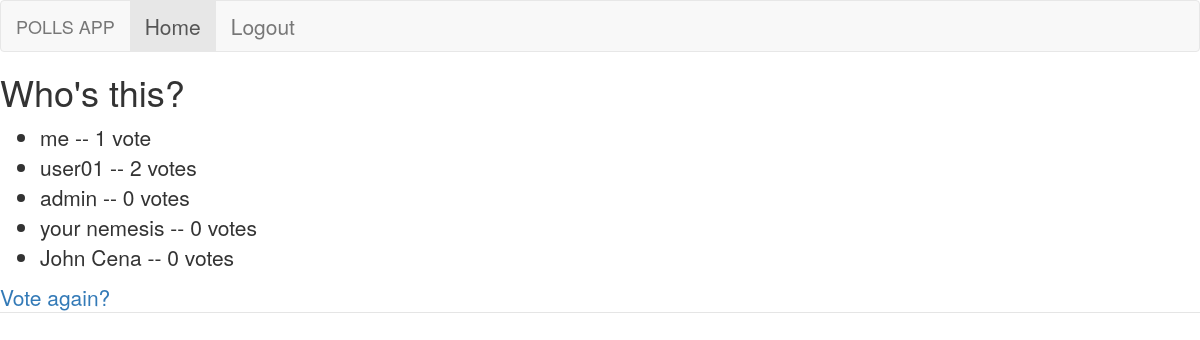
Screenshot of /polls/2/results/ (signed in) with the database file from the repository.
### polls/models.py (models this page shows, shortened)
class Question(models.Model):
    question_text = models.CharField(max_length=200)
    pub_date = models.DateTimeField('date published')

class Choice(models.Model):
    question = models.ForeignKey(Question, on_delete=models.CASCADE)
    choice_text = models.CharField(max_length=200)
    votes = models.IntegerField(default=0)

### polls/views.py (the view)
# urls.py: path('<int:pk>/results/', views.ResultsView.as_view(), name='results'),
class ResultsView(LoginRequiredMixin, generic.DetailView):
    model = Question
    template_name = 'polls/results.html'

### polls/templates/polls/results.html (shortened to what this page needs)
<!DOCTYPE html>
<html lang="en">
<head>
  <link rel="stylesheet" href="https://maxcdn.bootstrapcdn.com/bootstrap/3.4.1/css/bootstrap.min.css">
</head>
<body>
<fieldset>
<legend>
    <nav class="navbar navbar-default">
  <div class="container-fluid">
    <div class="navbar-header">
      <a class="navbar-brand" href="#">POLLS APP</a>
    </div>
    <ul class="nav navbar-nav">
      <li class="active"><a href="{% url 'polls:index' %}">Home</a></li>
      <li><a href="{% url 'logout' %}">Logout</a></li>
    </ul>
  </div>
</nav>
<h1>{{ question.question_text }}</h1>
<ul>
{% for choice in question.choice_set.all %}
    <li>{{ choice.choice_text }} -- {{ choice.votes }} vote{{ choice.votes|pluralize }}</li>
{% endfor %}
</ul>
<a href="{% url 'polls:detail' question.id %}">Vote again?</a>
</legend>
</fieldset>
</body>
</html>

### rows the page displays
Question: question_text "Who's this?"
Choice: choice_text "me", votes "1"
Choice: choice_text "user01", votes "2"
Choice: choice_text "admin", votes "0"
Choice: choice_text "your nemesis", votes "0"
Choice: choice_text "John Cena", votes "0"
